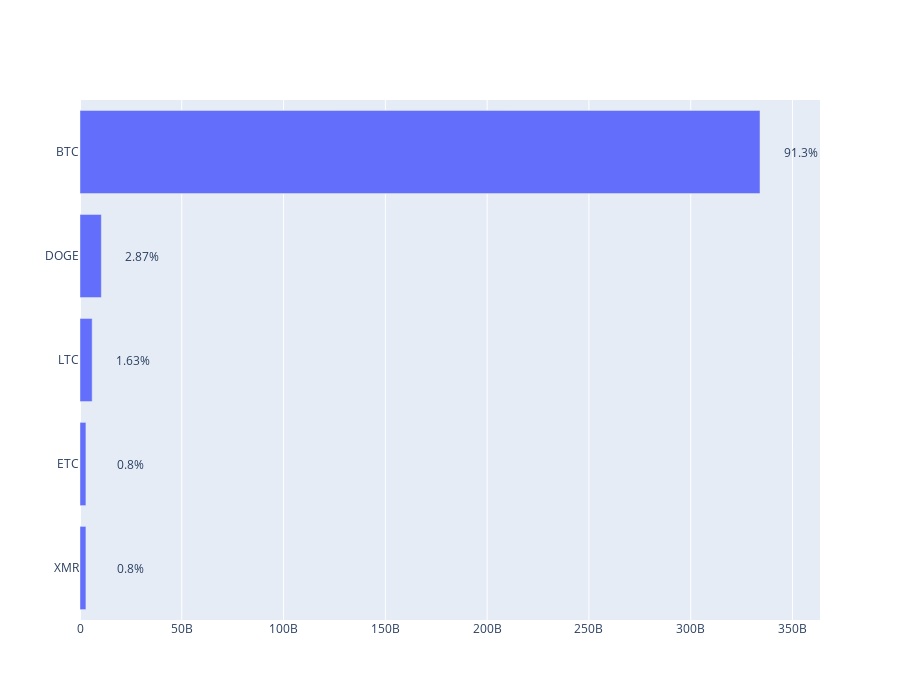

Notebook source saved alongside this figure:
### Markdown cell above
📕 A mineable coin is a coin that is created and can be acquired through the mining process.

### Code cell
f_symbols_with_tags_df = get_symbols_with_tags("mineable")
visualize_symbols(f_symbols_with_tags_df, 5)

### Figure 1 — Plotly figure (JSON) as saved in the notebook; plotly's stock layout.template omitted (floating-point values rounded to 4 significant figures)
{"data": [{"orientation": "h", "type": "bar", "x": [2911000000.0, 2912000000.0, 5979000000.0, 10490000000.0, 334000000000.0], "y": ["XMR", "ETC", "LTC", "DOGE", "BTC"]}], "layout": {"annotations": [{"showarrow": false, "text": "0.8%", "x": 2911000000.0, "xanchor": "right", "xshift": 60, "y": "XMR", "yanchor": "middle"}, {"showarrow": false, "text": "0.8%", "x": 2912000000.0, "xanchor": "right", "xshift": 60, "y": "ETC", "yanchor": "middle"}, {"showarrow": false, "text": "1.63%", "x": 5979000000.0, "xanchor": "right", "xshift": 60, "y": "LTC", "yanchor": "middle"}, {"showarrow": false, "text": "2.87%", "x": 10490000000.0, "xanchor": "right", "xshift": 60, "y": "DOGE", "yanchor": "middle"}, {"showarrow": false, "text": "91.3%", "x": 334000000000.0, "xanchor": "right", "xshift": 60, "y": "BTC", "yanchor": "middle"}], "height": 700}}
